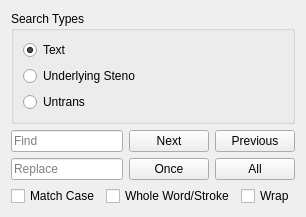
       <widget class="QWidget" name="find_replace_pane">
        <property name="geometry">
         <rect>
          <x>0</x>
          <y>0</y>
          <width>300</width>
          <height>217</height>
         </rect>
        </property>
        <property name="toolTip">
         <string>Find and replace</string>
        </property>
        <attribute name="icon">
         <iconset resource="resources/resources.qrc">
          <normaloff>:/magnifier.png</normaloff>:/magnifier.png</iconset>
        </attribute>
        <attribute name="label">
         <string>Find and Replace</string>
        </attribute>
        <layout class="QVBoxLayout" name="verticalLayout_7">
         <item>
          <layout class="QVBoxLayout" name="verticalLayout_9">
           <item>
            <widget class="QGroupBox" name="groupBox_2">
             <property name="title">
              <string>Search Types</string>
             </property>
             <layout class="QVBoxLayout" name="verticalLayout_14">
              <item>
               <widget class="QRadioButton" name="search_text">
                <property name="toolTip">
                 <string>Search visible text for match</string>
                </property>
                <property name="text">
                 <string>Text</string>
                </property>
                <property name="checked">
                 <bool>true</bool>
                </property>
               </widget>
              </item>
              <item>
               <widget class="QRadioButton" name="search_steno">
                <property name="toolTip">
                 <string>Search strokes, find text has to match stroke completely</string>
                </property>
                <property name="text">
                 <string>Underlying Steno</string>
                </property>
               </widget>
              </item>
              <item>
               <widget class="QRadioButton" name="search_untrans">
                <property name="toolTip">
                 <string>Search what appears to be untranslated chords in visible text</string>
                </property>
                <property name="text">
                 <string>Untrans</string>
                </property>
               </widget>
              </item>
             </layout>
            </widget>
           </item>
           <item>
            <layout class="QHBoxLayout" name="horizontalLayout_2">
             <item>
              <widget class="QLineEdit" name="search_term">
               <property name="toolTip">
                <string>Text to search for</string>
               </property>
               <property name="placeholderText">
                <string>Find</string>
               </property>
              </widget>
             </item>
             <item>
              <widget class="QPushButton" name="search_forward">
               <property name="toolTip">
                <string>Perform selected search forwards</string>
               </property>
               <property name="text">
                <string>Next</string>
               </property>
              </widget>
             </item>
             <item>
              <widget class="QPushButton" name="search_backward">
               <property name="toolTip">
                <string>Perform selected search backwards</string>
               </property>
               <property name="text">
                <string>Previous</string>
               </property>
              </widget>
             </item>
            </layout>
           </item>
           <item>
            <layout class="QHBoxLayout" name="horizontalLayout_3">
             <item>
              <widget class="QLineEdit" name="replace_term">
               <property name="toolTip">
                <string>The text to replace the match found in search</string>
               </property>
               <property name="placeholderText">
                <string>Replace</string>
               </property>
              </widget>
             </item>
             <item>
              <widget class="QPushButton" name="replace_selected">
               <property name="toolTip">
                <string>Replace the found match with the text in the replace textbox</string>
               </property>
               <property name="text">
                <string>Once</string>
               </property>
              </widget>
             </item>
             <item>
              <widget class="QPushButton" name="replace_all">
               <property name="toolTip">
                <string>Replace all matches with text in replace textbox</string>
               </property>
               <property name="text">
                <string>All</string>
               </property>
              </widget>
             </item>
            </layout>
           </item>
           <item>
            <layout class="QHBoxLayout" name="horizontalLayout_4">
             <item>
              <widget class="QCheckBox" name="search_case">
               <property name="toolTip">
                <string>Case sensitive search</string>
               </property>
               <property name="text">
                <string>Match Case</string>
               </property>
              </widget>
             </item>
             <item>
              <widget class="QCheckBox" name="search_whole">
               <property name="toolTip">
                <string>Text in find has to match text as a whole word/stroke</string>
               </property>
               <property name="text">
                <string>Whole Word/Stroke</string>
               </property>
              </widget>
             </item>
             <item>
              <widget class="QCheckBox" name="search_wrap">
               <property name="toolTip">
                <string>Search will continue from top/bottom if a match is not found in forward/back search</string>
               </property>
               <property name="text">
                <string>Wrap</string>
               </property>
              </widget>
             </item>
            </layout>
           </item>
           <item>
            <layout class="QVBoxLayout" name="verticalLayout_13"/>
           </item>
           <item>
            <spacer name="verticalSpacer">
             <property name="orientation">
              <enum>Qt::Vertical</enum>
             </property>
             <property name="sizeHint" stdset="0">
              <size>
               <width>20</width>
               <height>40</height>
              </size>
             </property>
            </spacer>
           </item>
          </layout>
         </item>
        </layout>
       </widget>
